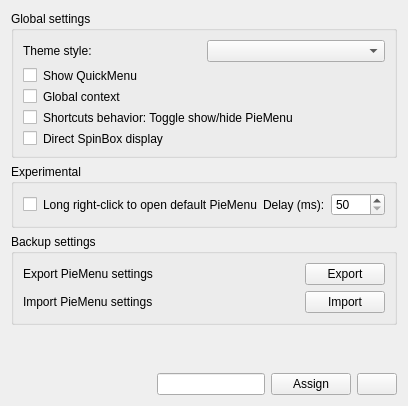
        <widget class="QWidget" name="settingsTab">
         <property name="_translationContext_tabTitle" stdset="0">
          <string notr="true">GlobalSettingsTab</string>
         </property>
         <attribute name="title">
          <string notr="true">Global settings</string>
         </attribute>
         <layout class="QVBoxLayout" name="settingsTabLayout" stretch="0,0,0,0,0,1">
          <item>
           <widget class="QGroupBox" name="globalSettingsGroup">
            <property name="title">
             <string notr="true">Global settings</string>
            </property>
            <property name="_translationContext_title" stdset="0">
             <string notr="true">GlobalSettingsTab</string>
            </property>
            <layout class="QVBoxLayout" name="globalSettingsGroupFormLayout">
             <item>
              <layout class="QHBoxLayout" name="layoutTheme" stretch="1,1">
               <item>
                <layout class="QHBoxLayout" name="layoutThemeLeft">
                 <item>
                  <widget class="QLabel" name="labelTheme">
                   <property name="minimumSize">
                    <size>
                     <width>160</width>
                     <height>0</height>
                    </size>
                   </property>
                   <property name="text">
                    <string notr="true">Theme style:</string>
                   </property>
                   <property name="alignment">
                    <set>Qt::AlignmentFlag::AlignLeading|Qt::AlignmentFlag::AlignLeft|Qt::AlignmentFlag::AlignVCenter</set>
                   </property>
                   <property name="_translationContext_text" stdset="0">
                    <string notr="true">GlobalSettingsTab</string>
                   </property>
                  </widget>
                 </item>
                </layout>
               </item>
               <item>
                <layout class="QHBoxLayout" name="layoutThemeRight">
                 <item>
                  <widget class="QComboBox" name="comboBoxTheme">
                   <property name="minimumSize">
                    <size>
                     <width>120</width>
                     <height>0</height>
                    </size>
                   </property>
                  </widget>
                 </item>
                </layout>
               </item>
              </layout>
             </item>
             <item>
              <layout class="QHBoxLayout" name="layoutShowQuickMenu" stretch="1">
               <item>
                <layout class="QHBoxLayout" name="layoutShowQuickMenuLeft" stretch="0,0,1">
                 <item>
                  <widget class="QCheckBox" name="checkboxQuickMenu">
                   <property name="checkable">
                    <bool>true</bool>
                   </property>
                  </widget>
                 </item>
                 <item>
                  <widget class="QLabel" name="labelShowQuickMenu">
                   <property name="text">
                    <string notr="true">Show QuickMenu</string>
                   </property>
                   <property name="alignment">
                    <set>Qt::AlignmentFlag::AlignLeading|Qt::AlignmentFlag::AlignLeft|Qt::AlignmentFlag::AlignVCenter</set>
                   </property>
                   <property name="_translationContext_text" stdset="0">
                    <string notr="true">GlobalSettingsTab</string>
                   </property>
                  </widget>
                 </item>
                 <item>
                  <spacer name="layoutShowQuickMenuLeftSpacer1">
                   <property name="orientation">
                    <enum>Qt::Orientation::Horizontal</enum>
                   </property>
                   <property name="sizeType">
                    <enum>QSizePolicy::Policy::Expanding</enum>
                   </property>
                   <property name="sizeHint" stdset="0">
                    <size>
                     <width>0</width>
                     <height>0</height>
                    </size>
                   </property>
                  </spacer>
                 </item>
                </layout>
               </item>
              </layout>
             </item>
             <item>
              <layout class="QHBoxLayout" name="layoutGlobalContext" stretch="1">
               <item>
                <layout class="QHBoxLayout" name="layoutGlobalContextLeft" stretch="0,0,1">
                 <item>
                  <widget class="QCheckBox" name="checkboxGlobalContext">
                   <property name="checkable">
                    <bool>true</bool>
                   </property>
                  </widget>
                 </item>
                 <item>
                  <widget class="QLabel" name="labelGlobalContext">
                   <property name="text">
                    <string notr="true">Global context</string>
                   </property>
                   <property name="alignment">
                    <set>Qt::AlignmentFlag::AlignLeading|Qt::AlignmentFlag::AlignLeft|Qt::AlignmentFlag::AlignVCenter</set>
                   </property>
                   <property name="_translationContext_text" stdset="0">
                    <string notr="true">GlobalSettingsTab</string>
                   </property>
                  </widget>
                 </item>
                 <item>
                  <spacer name="layoutGlobalContextLeftSpacer1">
                   <property name="orientation">
                    <enum>Qt::Orientation::Horizontal</enum>
                   </property>
                   <property name="sizeType">
                    <enum>QSizePolicy::Policy::Expanding</enum>
                   </property>
                   <property name="sizeHint" stdset="0">
                    <size>
                     <width>0</width>
                     <height>0</height>
                    </size>
                   </property>
                  </spacer>
                 </item>
                </layout>
               </item>
              </layout>
             </item>
             <item>
              <layout class="QHBoxLayout" name="layoutGlobalToggle" stretch="0,0,1">
               <item>
                <widget class="QCheckBox" name="checkboxGlobalKeyToggle">
                 <property name="checkable">
                  <bool>true</bool>
                 </property>
                </widget>
               </item>
               <item>
                <widget class="QLabel" name="labelGlobalKeyToggle">
                 <property name="text">
                  <string notr="true">Shortcuts behavior: Toggle show/hide PieMenu</string>
                 </property>
                 <property name="alignment">
                  <set>Qt::AlignmentFlag::AlignLeading|Qt::AlignmentFlag::AlignLeft|Qt::AlignmentFlag::AlignVCenter</set>
                 </property>
                 <property name="_translationContext_text" stdset="0">
                  <string notr="true">GlobalSettingsTab</string>
                 </property>
                </widget>
               </item>
               <item>
                <spacer name="layoutGlobalToggleSpacer1">
                 <property name="orientation">
                  <enum>Qt::Orientation::Horizontal</enum>
                 </property>
                 <property name="sizeType">
                  <enum>QSizePolicy::Policy::Expanding</enum>
                 </property>
                 <property name="sizeHint" stdset="0">
                  <size>
                   <width>0</width>
                   <height>0</height>
                  </size>
                 </property>
                </spacer>
               </item>
              </layout>
             </item>
             <item>
              <layout class="QHBoxLayout" name="layoutSpinBox" stretch="0,0,1">
               <item>
                <widget class="QCheckBox" name="checkboxDisplaySpinBox">
                 <property name="checkable">
                  <bool>true</bool>
                 </property>
                </widget>
               </item>
               <item>
                <widget class="QLabel" name="labelSpinBox">
                 <property name="text">
                  <string notr="true">Direct SpinBox display</string>
                 </property>
                 <property name="alignment">
                  <set>Qt::AlignmentFlag::AlignLeading|Qt::AlignmentFlag::AlignLeft|Qt::AlignmentFlag::AlignVCenter</set>
                 </property>
                 <property name="_translationContext_text" stdset="0">
                  <string notr="true">GlobalSettingsTab</string>
                 </property>
                </widget>
               </item>
               <item>
                <spacer name="layoutSpinBoxSpacer1">
                 <property name="orientation">
                  <enum>Qt::Orientation::Horizontal</enum>
                 </property>
                 <property name="sizeType">
                  <enum>QSizePolicy::Policy::Expanding</enum>
                 </property>
                 <property name="sizeHint" stdset="0">
                  <size>
                   <width>0</width>
                   <height>0</height>
                  </size>
                 </property>
                </spacer>
               </item>
              </layout>
             </item>
            </layout>
           </widget>
          </item>
          <item>
           <widget class="QGroupBox" name="experimentalGroup">
            <property name="title">
             <string notr="true">Experimental</string>
            </property>
            <property name="_translationContext_title" stdset="0">
             <string notr="true">GlobalSettingsTab</string>
            </property>
            <layout class="QVBoxLayout" name="experimentalGroupFormLayout">
             <item>
              <layout class="QHBoxLayout" name="layoutRightClick" stretch="0,0,1,0,0">
               <item>
                <widget class="QCheckBox" name="checkboxRightClick">
                 <property name="checkable">
                  <bool>true</bool>
                 </property>
                </widget>
               </item>
               <item>
                <widget class="QLabel" name="labelRightClick">
                 <property name="text">
                  <string notr="true">Long right-click to open default PieMenu</string>
                 </property>
                 <property name="alignment">
                  <set>Qt::AlignmentFlag::AlignLeading|Qt::AlignmentFlag::AlignLeft|Qt::AlignmentFlag::AlignVCenter</set>
                 </property>
                 <property name="_translationContext_text" stdset="0">
                  <string notr="true">GlobalSettingsTab</string>
                 </property>
                </widget>
               </item>
               <item>
                <spacer name="layoutRightClickSpacer1">
                 <property name="orientation">
                  <enum>Qt::Orientation::Horizontal</enum>
                 </property>
                 <property name="sizeType">
                  <enum>QSizePolicy::Policy::Expanding</enum>
                 </property>
                 <property name="sizeHint" stdset="0">
                  <size>
                   <width>0</width>
                   <height>0</height>
                  </size>
                 </property>
                </spacer>
               </item>
               <item>
                <widget class="QLabel" name="labelDelayRightClick">
                 <property name="text">
                  <string notr="true">Delay (ms):</string>
                 </property>
                 <property name="_translationContext_text" stdset="0">
                  <string notr="true">GlobalSettingsTab</string>
                 </property>
                </widget>
               </item>
               <item>
                <widget class="QSpinBox" name="spinDelayRightClick">
                 <property name="minimum">
                  <number>50</number>
                 </property>
                 <property name="maximum">
                  <number>1000</number>
                 </property>
                </widget>
               </item>
              </layout>
             </item>
            </layout>
           </widget>
          </item>
          <item>
           <widget class="QGroupBox" name="exportGroup">
            <property name="title">
             <string notr="true">Backup settings</string>
            </property>
            <property name="_translationContext_title" stdset="0">
             <string notr="true">GlobalSettingsTab</string>
            </property>
            <layout class="QVBoxLayout" name="exportGroupFormLayout">
             <item>
              <layout class="QHBoxLayout" name="layoutParamExport" stretch="0,1,0">
               <item>
                <widget class="QLabel" name="labelParamExport">
                 <property name="text">
                  <string notr="true">Export PieMenu settings</string>
                 </property>
                 <property name="alignment">
                  <set>Qt::AlignmentFlag::AlignLeading|Qt::AlignmentFlag::AlignLeft|Qt::AlignmentFlag::AlignVCenter</set>
                 </property>
                 <property name="_translationContext_text" stdset="0">
                  <string notr="true">GlobalSettingsTab</string>
                 </property>
                </widget>
               </item>
               <item>
                <spacer name="layoutParamExportSpacer1">
                 <property name="orientation">
                  <enum>Qt::Orientation::Horizontal</enum>
                 </property>
                 <property name="sizeType">
                  <enum>QSizePolicy::Policy::Expanding</enum>
                 </property>
                 <property name="sizeHint" stdset="0">
                  <size>
                   <width>0</width>
                   <height>0</height>
                  </size>
                 </property>
                </spacer>
               </item>
               <item>
                <widget class="QPushButton" name="buttonParamExport">
                 <property name="text">
                  <string notr="true">Export</string>
                 </property>
                 <property name="_translationContext_text" stdset="0">
                  <string notr="true">GlobalSettingsTab</string>
                 </property>
                </widget>
               </item>
              </layout>
             </item>
             <item>
              <layout class="QHBoxLayout" name="layoutParamImport" stretch="0,1,0">
               <item>
                <widget class="QLabel" name="labelParamImport">
                 <property name="text">
                  <string notr="true">Import PieMenu settings</string>
                 </property>
                 <property name="alignment">
                  <set>Qt::AlignmentFlag::AlignLeading|Qt::AlignmentFlag::AlignLeft|Qt::AlignmentFlag::AlignVCenter</set>
                 </property>
                 <property name="_translationContext_text" stdset="0">
                  <string notr="true">GlobalSettingsTab</string>
                 </property>
                </widget>
               </item>
               <item>
                <spacer name="layoutParamImportSpacer1">
                 <property name="orientation">
                  <enum>Qt::Orientation::Horizontal</enum>
                 </property>
                 <property name="sizeType">
                  <enum>QSizePolicy::Policy::Expanding</enum>
                 </property>
                 <property name="sizeHint" stdset="0">
                  <size>
                   <width>0</width>
                   <height>0</height>
                  </size>
                 </property>
                </spacer>
               </item>
               <item>
                <widget class="QPushButton" name="buttonParamImport">
                 <property name="text">
                  <string notr="true">Import</string>
                 </property>
                 <property name="_translationContext_text" stdset="0">
                  <string notr="true">GlobalSettingsTab</string>
                 </property>
                </widget>
               </item>
              </layout>
             </item>
            </layout>
           </widget>
          </item>
          <item>
           <spacer name="settingsTabLayoutSpacer1">
            <property name="orientation">
             <enum>Qt::Orientation::Vertical</enum>
            </property>
            <property name="sizeType">
             <enum>QSizePolicy::Policy::Fixed</enum>
            </property>
            <property name="sizeHint" stdset="0">
             <size>
              <width>0</width>
              <height>42</height>
             </size>
            </property>
           </spacer>
          </item>
          <item>
           <layout class="QHBoxLayout" name="layoutGlobalShortcut" stretch="0,1,0,0,0">
            <item>
             <widget class="QLabel" name="labelGlobalShortcut">
              <property name="alignment">
               <set>Qt::AlignmentFlag::AlignLeading|Qt::AlignmentFlag::AlignLeft|Qt::AlignmentFlag::AlignVCenter</set>
              </property>
             </widget>
            </item>
            <item>
             <spacer name="layoutGlobalShortcutSpacer1">
              <property name="orientation">
               <enum>Qt::Orientation::Horizontal</enum>
              </property>
              <property name="sizeType">
               <enum>QSizePolicy::Policy::Expanding</enum>
              </property>
              <property name="sizeHint" stdset="0">
               <size>
                <width>0</width>
                <height>0</height>
               </size>
              </property>
             </spacer>
            </item>
            <item>
             <widget class="CustomLineEdit" name="globalShortcutLineEdit">
              <property name="toolTip">
               <string notr="true">For TAB press CTRL+TAB</string>
              </property>
              <property name="_translationContext_toolTip" stdset="0">
               <string notr="true">GlobalSettingsTab</string>
              </property>
             </widget>
            </item>
            <item>
             <widget class="QPushButton" name="assignGlobalShortcutButton">
              <property name="text">
               <string notr="true">Assign</string>
              </property>
              <property name="_translationContext_text" stdset="0">
               <string notr="true">PieMenuTab</string>
              </property>
             </widget>
            </item>
            <item>
             <widget class="QPushButton" name="deleteGlobalShortcutButton">
              <property name="maximumSize">
               <size>
                <width>40</width>
                <height>16777215</height>
               </size>
              </property>
              <property name="icon">
               <iconset>
                <normaloff>../icons/PieMenuBackspace.svg</normaloff>../icons/PieMenuBackspace.svg</iconset>
              </property>
             </widget>
            </item>
           </layout>
          </item>
          <item>
           <spacer name="settingsTabLayoutSpacer2">
            <property name="orientation">
             <enum>Qt::Orientation::Vertical</enum>
            </property>
            <property name="sizeType">
             <enum>QSizePolicy::Policy::Expanding</enum>
            </property>
            <property name="sizeHint" stdset="0">
             <size>
              <width>0</width>
              <height>0</height>
             </size>
            </property>
           </spacer>
          </item>
         </layout>
        </widget>
